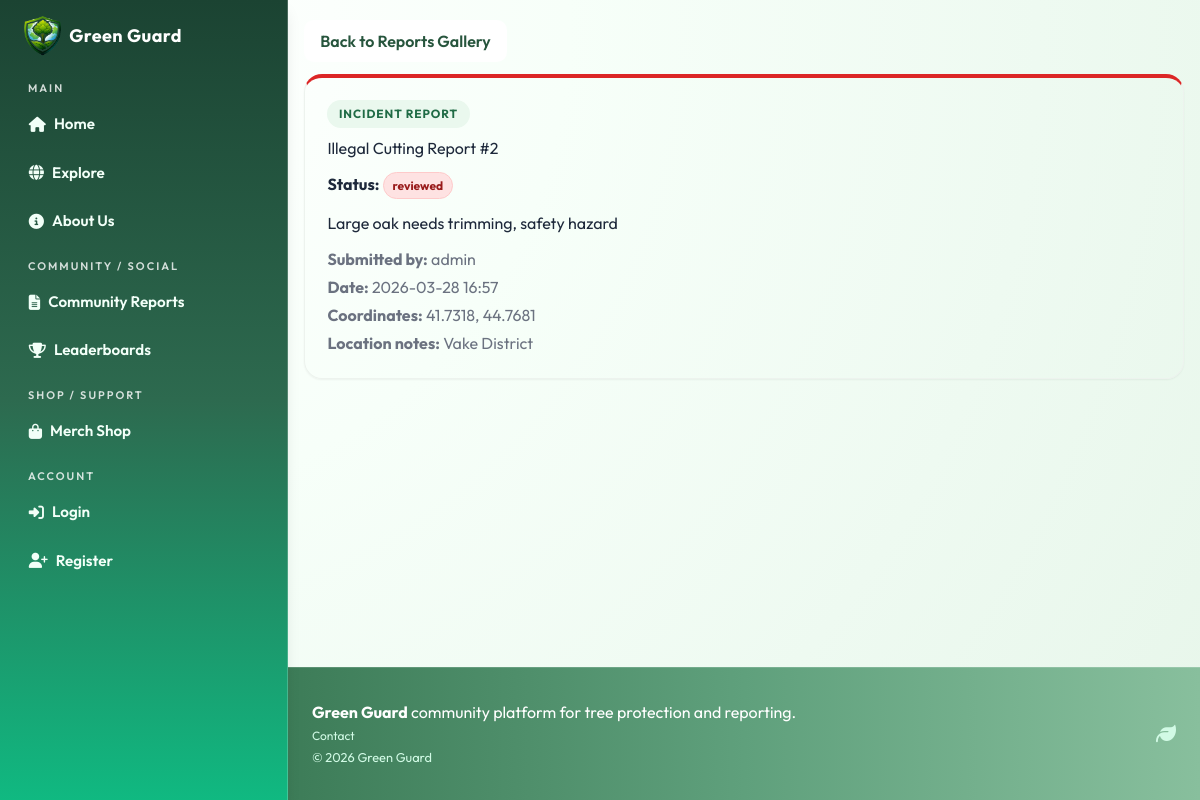
The page /reports/cutting/2 on the database as committed earlier.
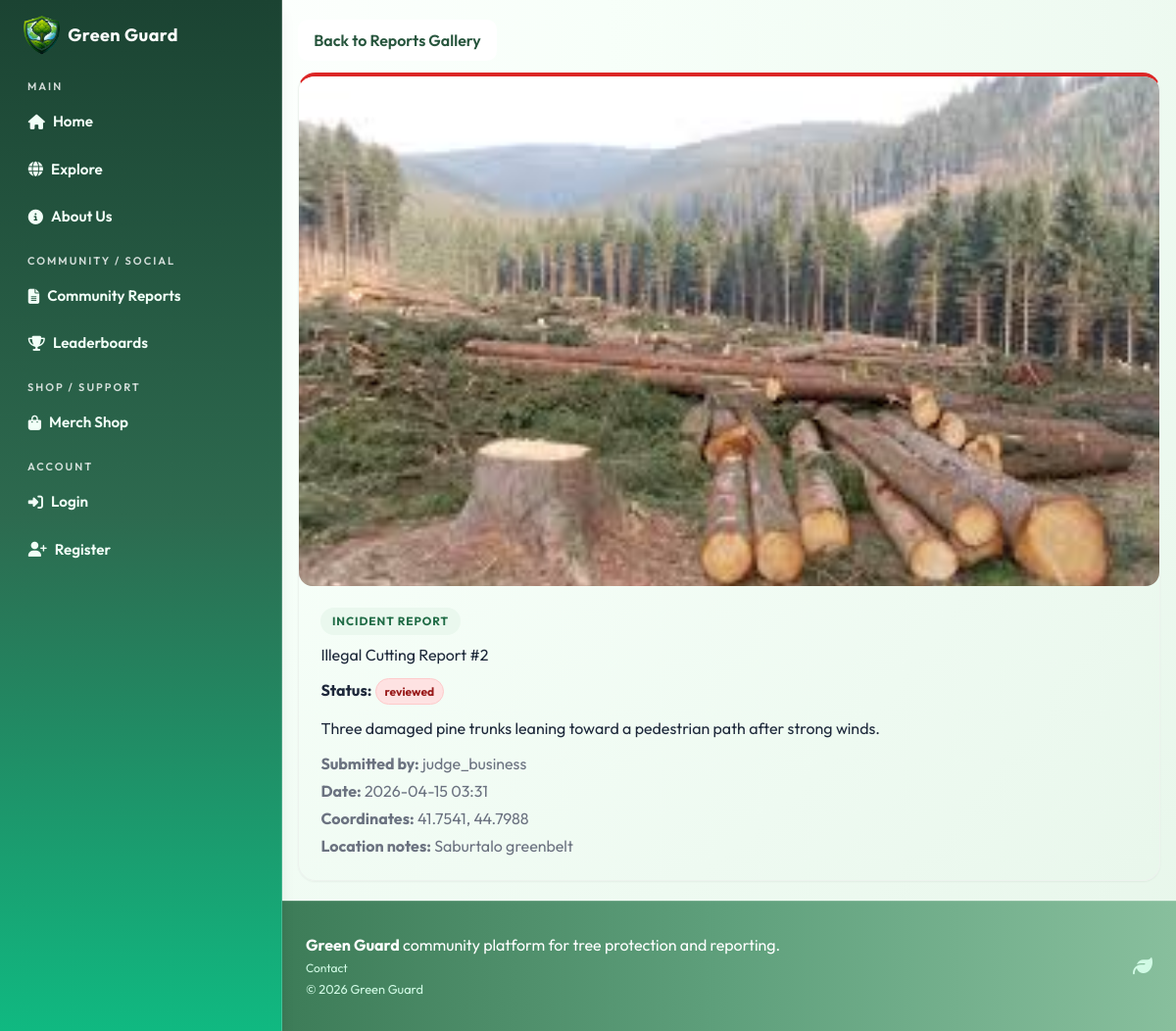
The same page on the database as committed later.
### models.py (models this page shows, shortened)
class CuttingReport(db.Model):
    id = db.Column(db.Integer, primary_key=True)
    description = db.Column(db.Text, nullable=False)
    latitude = db.Column(db.Float, nullable=False)
    longitude = db.Column(db.Float, nullable=False)
    location_text = db.Column(db.String(255))
    image_filename = db.Column(db.String(255))
    is_anonymous = db.Column(db.Boolean, default=False, nullable=False)
    status = db.Column(db.String(30), default="pending", nullable=False)
    created_at = db.Column(
        db.DateTime, default=datetime.utcnow, nullable=False)
    user_id = db.Column(db.Integer, db.ForeignKey("user.id"), nullable=False)

class User(UserMixin, db.Model):
    id = db.Column(db.Integer, primary_key=True)
    username = db.Column(db.String(80), unique=True, nullable=False)
    email = db.Column(db.String(120), unique=True, nullable=False)
    password_hash = db.Column(db.String(255), nullable=False)
    role = db.Column(db.String(30), default="individual", nullable=False)
    is_admin = db.Column(db.Boolean, default=False, nullable=False)
    verification_status = db.Column(
        db.String(20), default="approved", nullable=False
    )
    verified_at = db.Column(db.DateTime)
    verified_by_id = db.Column(db.Integer, db.ForeignKey("user.id"))
    created_at = db.Column(
        db.DateTime, default=datetime.utcnow, nullable=False)
    verified_by = db.relationship(
        "User",
        remote_side=[id],
        foreign_keys=[verified_by_id],
        post_update=True,
    )
    tree_records = db.relationship(
        "TreeRecord", backref="user", lazy=True, cascade="all, delete-orphan"
    )
    cutting_reports = db.relationship(
        "CuttingReport", backref="user", lazy=True, cascade="all, delete-orphan"
    )
    volunteer_signups = db.relationship(
        "VolunteerCampaignSignup", backref="user", lazy=True, cascade="all, delete-orphan"
    )
    support_donations = db.relationship(
        "SupportDonation", backref="user", lazy=True, cascade="all, delete-orphan"
    )
    created_campaigns = db.relationship(
        "Campaign", backref="creator", lazy=True, foreign_keys="Campaign.creator_user_id"
    )
    merch_purchases = db.relationship(
        "MerchPurchase", backref="user", lazy=True, cascade="all, delete-orphan"
    )

### routes/reports.py (the view)
@reports_bp.route("/reports/cutting/<int:report_id>")
def cutting_detail(report_id):
    report = CuttingReport.query.get_or_404(report_id)
    delete_form = DeleteForm()
    return render_template("volunteers/cutting_detail.html", report=report, delete_form=delete_form)

### templates/volunteers/cutting_detail.html (shortened to what this page needs)
{% extends 'base.html' %}
{% block content %}
  <section class="container my-5 gg-report-shell">
    <div class="mb-3">
      <a href="{{ url_for('reports.cutting_gallery') }}" class="btn gg-btn-soft">Back to Reports Gallery</a>
    </div>
    <article class="card shadow-sm gg-report-detail-card gg-report-detail-danger">
      {% if report.image_filename %}
        <img src="{{ media_url(report.image_filename) }}" class="card-img-top gg-detail-image" alt="Cutting report evidence image" />
      {% endif %}
      <div class="card-body">
        <p class="gg-report-kicker mb-2">Incident Report</p>
        <h1 class="h4 mb-3">Illegal Cutting Report #{{ report.id }}</h1>
        <p class="mb-3">
          <strong>Status:</strong> <span class="badge gg-report-status-danger text-uppercase">{{ report.status }}</span>
        </p>
        <p class="mb-3">{{ report.description }}</p>
        <p class="mb-1 text-muted">
          <strong>Submitted by:</strong> {{ 'Anonymous' if report.is_anonymous else report.user.username }}
        </p>
        <p class="mb-1 text-muted">
          <strong>Date:</strong> {{ report.created_at.strftime('%Y-%m-%d %H:%M') }}
        </p>
        <p class="mb-1 text-muted">
          <strong>Coordinates:</strong> {{ report.latitude }}, {{ report.longitude }}
        </p>
        {% if report.location_text %}
          <p class="mb-0 text-muted">
            <strong>Location notes:</strong> {{ report.location_text }}
          </p>
        {% endif %}
      </div>
    </article>
  </section>
{% endblock %}

Rows that differ between the two databases and show on the page:
changed CuttingReport "reviewed": image_filename: picture added; description "Large oak needs trimming, safety hazard" → "Three damaged pine trunks leaning toward a pedestrian path after strong winds."; is_anonymous.username "admin" → "judge_business"; created_at "2026-03-28 16:57" → "2026-04-15 03:31"; latitude "41.7318" → "41.7541"; longitude "44.7681" → "44.7988"; location_text "Vake District" → "Saburtalo greenbelt"
